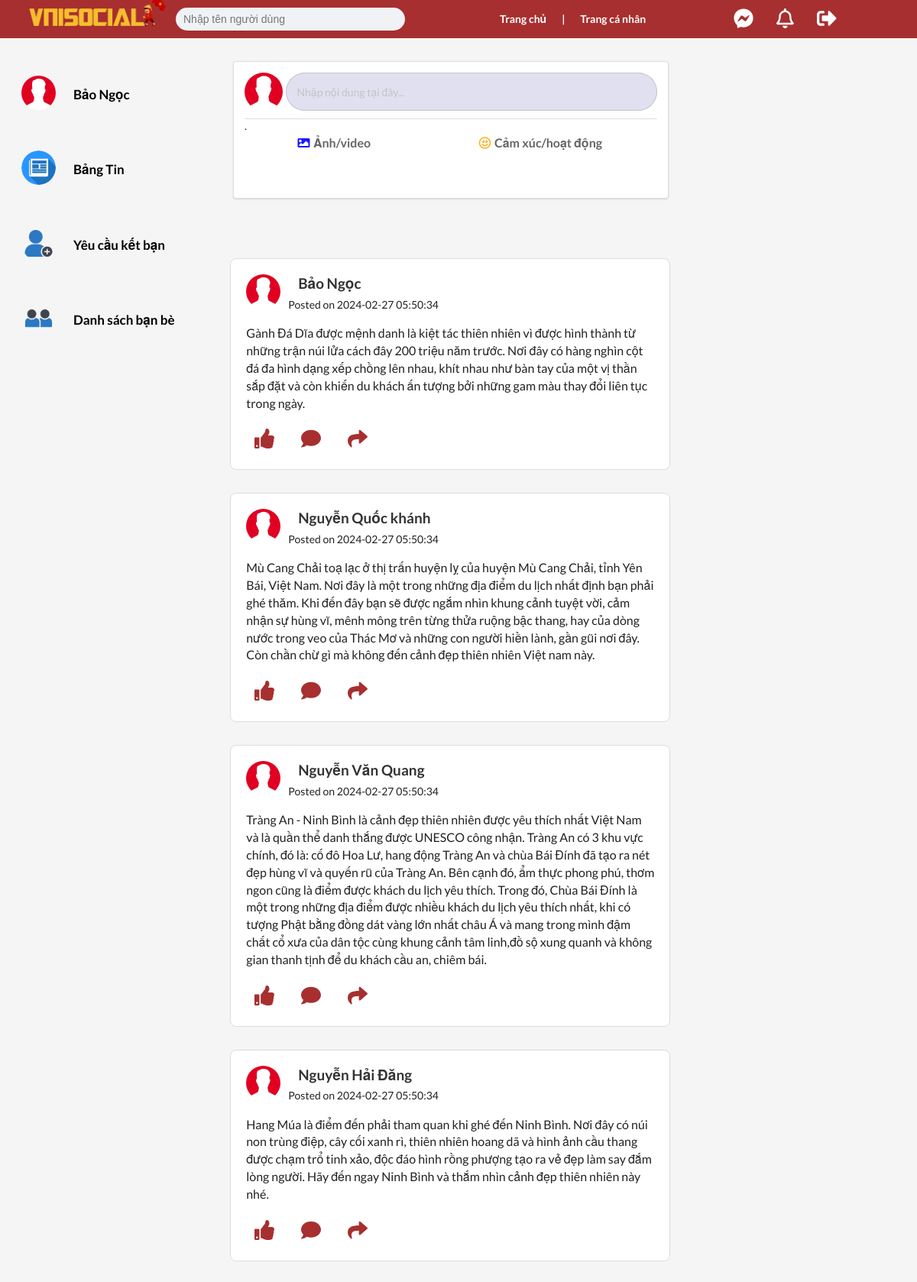
Screenshot of /index.php (signed in) with the database file from the repository.
### tables this page shows
CREATE TABLE nguoidung(
  ma_nguoidung bigint(19) NOT NULL AUTO_INCREMENT PRIMARY KEY,
  ten_nguoidung varchar(150), 
  matkhau varchar(150), 
  email varchar(150), 
  gioitinh varchar(15),
  ngaysinh date, 
  avatar varchar(600) DEFAULT 'nguoidung.jpeg',
  anhbia varchar(600) DEFAULT 'anhbia.jpg',
  tieusu varchar(250),
  hoc_tai varchar(250),
  lam_tai varchar(250),
  song_tai varchar(250)
  
);

### DANG_BAI/dangbai.php (the view, shortened to what this page needs)
<!DOCTYPE html>
<html lang="vi">
<head>
  <link rel="stylesheet" href="https://cdnjs.cloudflare.com/ajax/libs/semantic-ui/2.4.1/semantic.min.css">
  <link rel="stylesheet" href="https://cdnjs.cloudflare.com/ajax/libs/sweetalert2/1.12.4/sweetalert2.min.css">
</head>
<body>
<?php
        $sql = "SELECT avatar, ten_nguoidung
        FROM nguoidung
        WHERE ma_nguoidung = $user_id; ";
        $result = $conn->query($sql);
        ?>
<?php
                while($row=$result->fetch_assoc())
                {
            ?>
  <div class="container_dangbai">
    <div class="ui segment baidang">
      <div class="phiatren">
        <img class="ui avatar image" src="img/<?php echo $row["avatar"]; ?>">
        <?php
                }
            ?>
        <div class="ui input">
          <input type="text" placeholder="Nhập nội dung tại đây..." name="content">
        </div>
      </div>
      <div class="divider">.</div> <div class="phiaduoi">
        <button class="ui icon button a" id="insert-media">
          <i class="image icon"></i>
          Ảnh/video
        </button>
        <button class="ui icon button">
          <i class="smile outline icon a"></i>
          Cảm xúc/hoạt động
        </button>
      </div>
  </div>
</body>
</html>

### BAR/thanhbentrai.php (shortened to what this page needs)
<!DOCTYPE html>
<html lang="vi">
<head>
</head>
<body>
    <?php
        $sqlnd = "SELECT *
        FROM nguoidung
        WHERE ma_nguoidung = $user_id;";
        $resultnd = $conn->query($sqlnd);
        $rownguoidung= $resultnd->fetch_assoc();
    ?>
    <div class="menu-trai">
        <a href="index.php?diden=trangcanhan">
        <button class="btn-trang-ca-nhan">
            <div class="custom-user-info">
                            <div class="custom-user-avatar">
                            </div>
                            <div class="custom-user-details">
                                <h3 style =" font-size: 17px;"><?php echo $rownguoidung["ten_nguoidung"]; ?></h3>
                            </div>
                        </div>
                        </button>
        </a>
        <a href="index.php?diden=trangchu">
            <button class="btn-yeu-cau-ket-ban">
            <div class="custom-user-info">
                            <div class="custom-user-avatar">
                            <img src="IMG/newsfeed.png" alt="User Avatar">
                            </div>
                            <div class="custom-user-details">
                                <h3 style =" font-size: 17px;">Bảng Tin</h3>
                            </div>
                        </div>
                    </button>
        </a>
        <a href="index.php?diden=dsyeucau">
            <button class="btn-yeu-cau-ket-ban">
            <div class="custom-user-info">
                            <div class="custom-user-avatar">
                            <img src="IMG/add-friend.png" alt="User Avatar">
                            </div>
                            <div class="custom-user-details">
                                <h3 style =" font-size: 17px;">Yêu cầu kết bạn</h3>
                            </div>
                        </div>
                    </button>
        </a>
        <a href="index.php?diden=dsbanbe">
            <button class="btn-yeu-cau-ket-ban">
            <div class="custom-user-info">
                            <div class="custom-user-avatar">
                            <img src="IMG/friends.png" alt="User Avatar">
                            </div>
                            <div class="custom-user-details">
                                <h3 style =" font-size: 17px;">Danh sách bạn bè</h3>
                            </div>
                        </div>
                    </button>
    </div>
</body>
</html>
<?php
$html = ob_get_clean();
echo $html;
?>

### BAR/Nav_Bar.php (style rules this page uses)
body { margin: 0; padding: 0; font-family: Arial, sans-serif; }

### DANG_BAI/dangbai.php (style rules this page uses)
.container_dangbai { display: flex; flex-direction: column; align-items: center; justify-content: flex-start; padding-right: 20px; padding-bottom: 20px; flex-wrap: nowrap; padding-top: 80px; }
.baidang { width: 570px; height: 180px; border-radius: 50px; display: flex; flex-direction: column; justify-content: space-between; padding: 10px; box-sizing: border-box; background-color: #f0f0f0; }
.phiatren, .phiaduoi { display: flex; justify-content: space-between; }
.phiatren .ui.input { flex-grow: 5.5; background-color: #e0e0f0; border-radius: 50px; }
.phiatren .ui.input input { background-color: #e0e0f0; border-radius: 50px; }
.phiaduoi .ui.button { flex-grow: 1; background-color: transparent; border-radius: 50px; font-size: 16px; }
.phiaduoi { justify-content: space-evenly; }
.image.icon { color: blue; }
.smile.icon { color: orange; }
.divider { width: 100%; height: 1px; background-color: #ddd; margin: 10px 0; border-radius: 50px; }
.ui.avatar.image { width: 50px; height: 50px; border-radius: 50%; }

### baidang/baidang.php (style rules this page uses)
.custom-user-info { display: flex; align-items: center; }
.custom-user-avatar { margin-right: 10px; }
.custom-user-details { display: flex; flex-direction: column; }
.custom-user-details h3 { margin: 0; font-size: 21px; }
.custom-user-avatar img { width: 45px; height: 45px; border-radius: 50%; object-fit: cover; object-position: center; }

### BAR/thanhbentrai.php (style rules this page uses)
.menu-trai { position: fixed; left: 0; top: 0; bottom: 0; width: 285px; background-color: #f5f5f5; padding: 61px 11px 0 17px; }
.custom-user-details h3 { margin: 0; font-size: 19px; }
body { background: #f5f5f5; }
html { background: #f5f5f5; }
.btn-trang-ca-nhan, .btn-yeu-cau-ket-ban { width: 100%; padding: 10px; margin-top: 27px; border: 1px solid #f5f5f5; border-radius: 5px; text-align: center; font-size: 16px; cursor: pointer; }
.btn-trang-ca-nhan { background-color: #f5f5f5; color: #000; }
.btn-yeu-cau-ket-ban { background-color: #f5f5f5; color: #000; }
h3 { color: black; }
.custom-user-avatar img { width: 45px; height: 45px; border-radius: 50%; object-fit: cover; object-position: center; }
.custom-user-info { display: flex; align-items: center; }
.custom-user-details h3 { margin-left: 13px; }

### rows the page displays
nguoidung: avatar (picture), ten_nguoidung "Bảo Ngọc"

### other values shown
$row["ten_nguoidung"] "Bảo Ngọc"
$row["thoigian_dang"] "2024-02-27 05:50:34"
$row["ten_nguoidung"] "Nguyễn Quốc khánh"
$row["ten_nguoidung"] "Nguyễn Văn Quang"
$row["ten_nguoidung"] "Nguyễn Hải Đăng"
